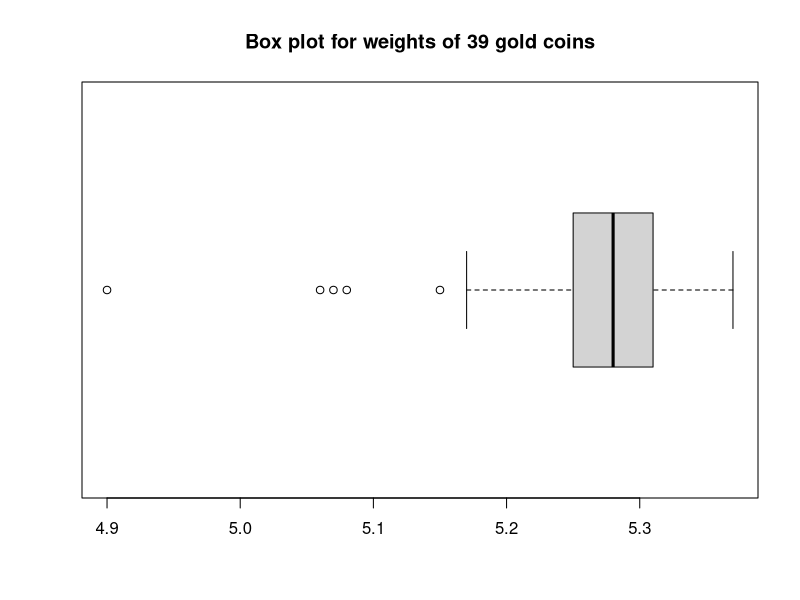

The R script that drew this image:

# First step EDA ----------------------------------------------------------
# read data - gold coins weight

coin_weight <- read.table("Ex6_2-4.txt", quote="\"", comment.char="")
names(coin_weight) <- "weight"

# five number summary
summary(coin_weight$weight)

boxplot(coin_weight$weight,
        horizontal = TRUE,
        main = "Box plot for weights of 39 gold coins")
